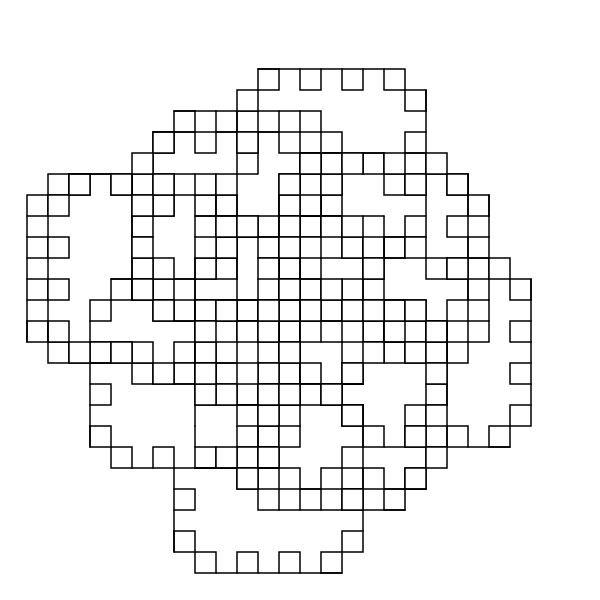
Frame 1 (no input)
Frame 60 (no input): identical to frame 1, image omitted
Frame 120 (the mouse pressed at the canvas centre since frame 60): identical to frame 1, image omitted

The p5.js sketch that drew this single still picture (run headless with seeded random() and noise() and a simulated clock; from frame 60 on, the mouse is pressed at the canvas centre):

// p5.js sketch
// ── sketch.js

// Point = P, Rectangle = R, line = F, Line*4 = D
// You can play around with length, angle, strokeweight, colors,...

let premise = 'RF';
  let rules = {
    R: '+FFRF',
    F: 'RFRfR',
  }
let bigRule;


let length = 70;
let angle = 90;

function setup() {
  createCanvas(600, 600);
  angleMode(DEGREES);
  bigRule = resolveRules(premise, rules, 3);
  print(bigRule);
  
}

function draw() {
  background('white');
  stroke('black');
  strokeWeight(5);
  //noFill();
  translate(width / 2, height / 2);
  rotate(-90);
  scale(0.3);

  drawShape(bigRule);
   // angle += 1;
  // length += 0.1;
}

function resolveRules(startRule, rules, depth) {
  let endRule = '';
  for (let currentLetter of startRule) {
    if (currentLetter in rules) {
      endRule += rules[currentLetter];
    } else {
      endRule += currentLetter;
    }
  }
  if (depth >= 1) {
    endRule = resolveRules(endRule, rules, depth - 1);
  }
  return endRule;
}


function drawShape(rule)  {
  for (let c of rule) {
    if (c === 'F') {
      line(0, 0, length, 0);
      translate(length, 0);
    } else if (c === 'R') {
      rect(0, 0, length, length);
      translate(length, 0);
    } else if (c === 'P') {
      point(0, 0);
      translate(length/2, 0);
    } else if (c === 'D') {
      line(0, 0, length * 4, 0);
      translate(length*4, 0);
    } else if (c === 'f') {
      translate(0, length, 0);
    } else if (c === '+') {
      rotate(angle);
    } else if (c === '-') {
      rotate(-angle);
    } else if (c === '[') {
      push();
    } else if (c === ']') {
      pop();
    } else if (c === '>') {
      scale(1.2);
    } else if (c === '<') {
      scale(0.8);
   
    }
  }
}
